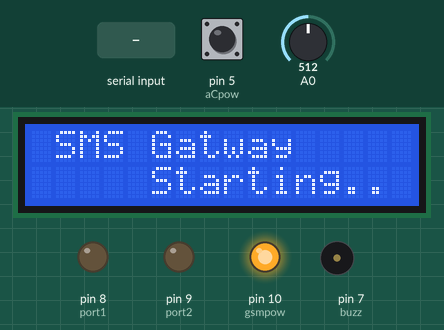
Recording of a sketch running on a simulated Arduino Uno, built with avr-gcc and run on an emulated ATmega328P. On the bench: 16×2 character LCD, output pins drawn as LEDs (lit = HIGH), buzzer (waves = sounding, pin HIGH). The test bench sets the inputs (shaded band); at power-on: A0 = 512, pin 5 (aCpow) HIGH. The modem accepts every AT command (registered, SIM ready, sends succeed) and sends nothing else; what the sketch prints to the serial monitor is not drawn.

Above: at 1.1 s.
At 6.4 s:
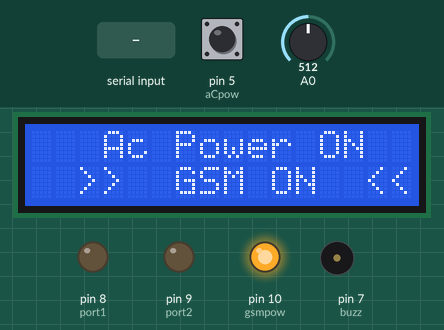
6.5 s: "1*2#on" received over the second serial link
At 10.0 s:
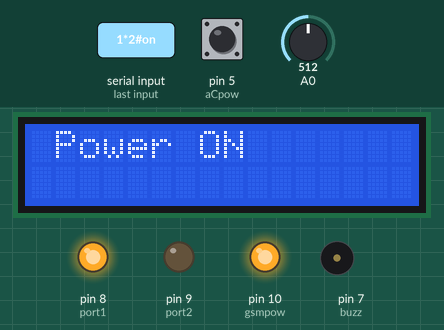
10.1 s: A0 set to 340
At 14.6 s:
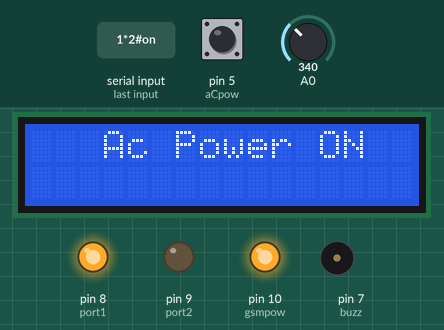
14.8 s: "1*2#ff" received over the second serial link
19.5 s: A0 set to 360
22.7 s: pin 5 (aCpow) pulled LOW for 3.2 s
At 27.2 s:
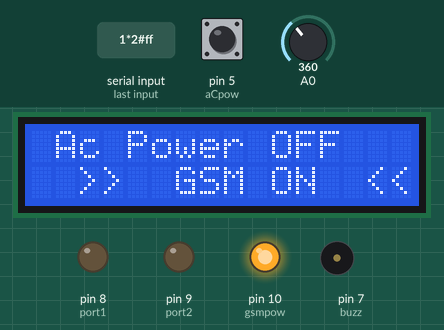
29.1 s: A0 set to 339
At 31.8 s:
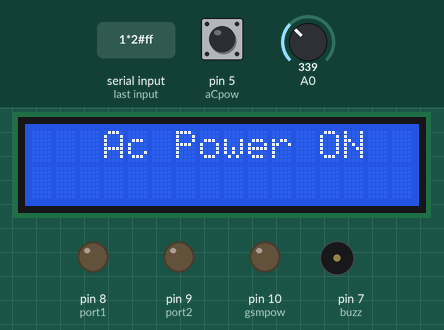
Timing chart, 0 to 34.8 s (numbered marks = the images above; inputs shaded):
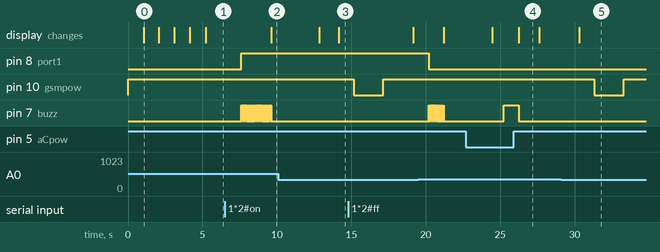

Measured:
- the behaviour switches between 350 and 349 on A0 (found by bisection; images 4 and 5)
- after the input at 6.5 s, pin 8 (port1): LOW → HIGH after 1.1 s; pin 7 (buzz): alternates HIGH for 0.01 s and LOW for 0.01 s, 200 changes in all, then stays LOW, starting after 1.1 s; the display: changes after 3.1 s (image 2)
- after the input at 10.1 s, the display: first differs from a run without the input after 4.1 s (image 3)
- after the input at 22.7 s, pin 7 (buzz): LOW → HIGH after 2.6 s, → LOW 1.0 s later
- after the input at 29.1 s, pin 10 (gsmpow): HIGH → LOW after 2.2 s, → HIGH 2.0 s later; the display: changes after 1.2 s (image 5)
- what the display in image 0 shows lasts 1.0 s, from 1.1 s to 2.1 s
- what the display in image 4 shows lasts 1.3 s, from 26.3 s to 27.6 s

The sketch:

vi20160809.ino
```cpp
#include <SoftwareSerial.h>
#include <LiquidCrystal.h>
SoftwareSerial sms(2,3); // RX | TX
const int port1=8;
const int port2=9;
const int gsmpow=10;
const int aCpow=5;
const int buzz=7;
int sensorValue = 0;
int i =0;
String msg="";
String cmd="";
LiquidCrystal lcd(4,A1,A2,A3,A4,A5);
int find_text(String needle, String haystack);

void setup()
{
     pinMode(aCpow, INPUT_PULLUP);
     Serial.begin(2400);
     sms.begin(2400);

     pinMode(port1, OUTPUT);
     pinMode(port2, OUTPUT);
     pinMode(buzz,OUTPUT);
     pinMode(gsmpow, OUTPUT);
     digitalWrite(gsmpow, HIGH);

     lcd.begin(16, 2);
     lcd.setCursor(5, 0);
     lcd.print("Welcome");
     delay(1000);

     lcd.clear();
     lcd.setCursor(1, 0);
     lcd.print("SMS Gatway");
     lcd.setCursor(5, 1);
     lcd.print("Starting..");
     delay(1000);

     lcd.clear();
     sensorValue = analogRead(A0);
     Serial.println(sensorValue);

     if(sensorValue<350)
     {
        gsmPower();
        lcd.clear();
        lcd.setCursor(1, 0);
        lcd.print("Power On GSM ");
     }
     else
     {
       Serial.println(sensorValue);
     }
     delay(1000);

     sms.print("at+ifc=1\r");
     while(sms.available())
      {
        Serial.write(sms.read());
      }

     for(int i=0;i<2;i++)
      {
         lcd.clear();
         lcd.setCursor(1, 0);
         lcd.print("Clear MSG :");
         lcd.print(i);
         delsms();
      }
}

void loop()
{
   if(digitalRead(aCpow))
     {
       lcd.clear();
       lcd.setCursor(3, 0);
       lcd.print("Ac Power ON");
     }
   else
     {
        digitalWrite(buzz, HIGH);
        delay(1000);
        digitalWrite(buzz, LOW);

        lcd.clear();
        lcd.setCursor(1, 0);
        lcd.print("Ac Power OFF");
     }

   sensorValue = analogRead(A0);
   if(sensorValue<350)
     {
        gsmPower();
        lcd.clear();
        lcd.setCursor(1, 1);
        lcd.print("GSM OFF");
     }
   else
     {
        lcd.setCursor(2, 1);
        lcd.print(">>  GSM ON  <<");
     }

   readSms();
   delay(300);

   while(Serial.available())
      {
          sms.write(Serial.read());
      }
}

void sendSmsOn()
{
  delay(1000);
  sms.print("AT+CMGF=1\r");

    while(sms.available())
      {
          Serial.write(sms.read());
      }
   delay(500);
   sms.println("AT + CMGS =\"+94771032246\"");
   while(sms.available())
      {
          Serial.write(sms.read());
      }
   delay(500);

    sms.println(",on,");
    lcd.clear();
    lcd.setCursor(1, 0);
    lcd.print("Send Reply ON");
    while(sms.available())
      {
          Serial.write(sms.read());
      }
    delay(500);

    sms.write(0x1A);
    while (sms.available())
      {
          Serial.write(sms.read());
      }
    delay(500);
    Serial.write("send");
}

void sendSmsOff()
{
    delay(1000);
    sms.print("AT+CMGF=1\r");
    while (sms.available())
      {
          Serial.write(sms.read());
      }
    delay(500);

    sms.println("AT + CMGS =\"+94771032246\"");
    while(sms.available())
      {
          Serial.write(sms.read());
      }
    delay(500);
    sms.println(",off,");
    sms.write(0x1A);
    lcd.clear();
    lcd.setCursor(1, 0);
    lcd.print("Send Reply Off");
    while(sms.available())
      {
          Serial.write(sms.read());
      }
    delay(500);
    Serial.write("send");
}

void readSms()
{
    sms.print("AT+CMGR=1");
    sms.write(0x0D);
    sms.write(0x0A);
    msg=sms.readString();
    int a =find_text("1*2#on",msg);
    Serial.print("POS");
    Serial.println(a);
    cmd=msg.substring(a,a+6);
    Serial.println(cmd);

    if((cmd.equals("1*2#on")))
      {
         digitalWrite(port1,HIGH);
         for(int i=0;i<100;i++)
         {
             digitalWrite(buzz, HIGH);
             delay(10);
             digitalWrite(buzz, LOW);
             delay(10);
        }
          lcd.clear();
     lcd.setCursor(1, 0);
     lcd.print("Power ON");
     delsms();
     sendSmsOn();
  }

   int b =find_text("1*2#ff",msg);
      Serial.print("POS");
    Serial.println(b);

    cmd=msg.substring(b,b+6);
   Serial.println(cmd);
  if(cmd.equals("1*2#ff"))
  {
      digitalWrite(port1,LOW);
     // Serial.println("LED Off");
           for(int i=0;i<50;i++)
     {
         digitalWrite(buzz, HIGH);
         delay(10);
         digitalWrite(buzz, LOW);
         delay(10);
    }
      lcd.clear();
      lcd.setCursor(1, 0);
      lcd.print("POWER OFF");

      delsms();

      sendSmsOff();
  }


}

void delsms()
{
   sms.print("AT+CMGD=1");
   sms.write(0x0D);
   sms.write(0x0A);
   while(sms.available())
    {
        Serial.write(sms.read());
    }


   Serial.println("dell sms");
  delay(1000);
}


void gsmPower()
{
  delay(1000);
  digitalWrite(gsmpow, LOW);
  delay(2000);
  digitalWrite(gsmpow, HIGH);
  delay(2000);
}

int find_text(String needle, String haystack) {
  int foundpos = -1;
  for (int i = 0; i <= haystack.length() - needle.length(); i++) {
    if (haystack.substring(i,needle.length()+i) == needle) {
      foundpos = i;
    }
  }
  return foundpos;
}
```
